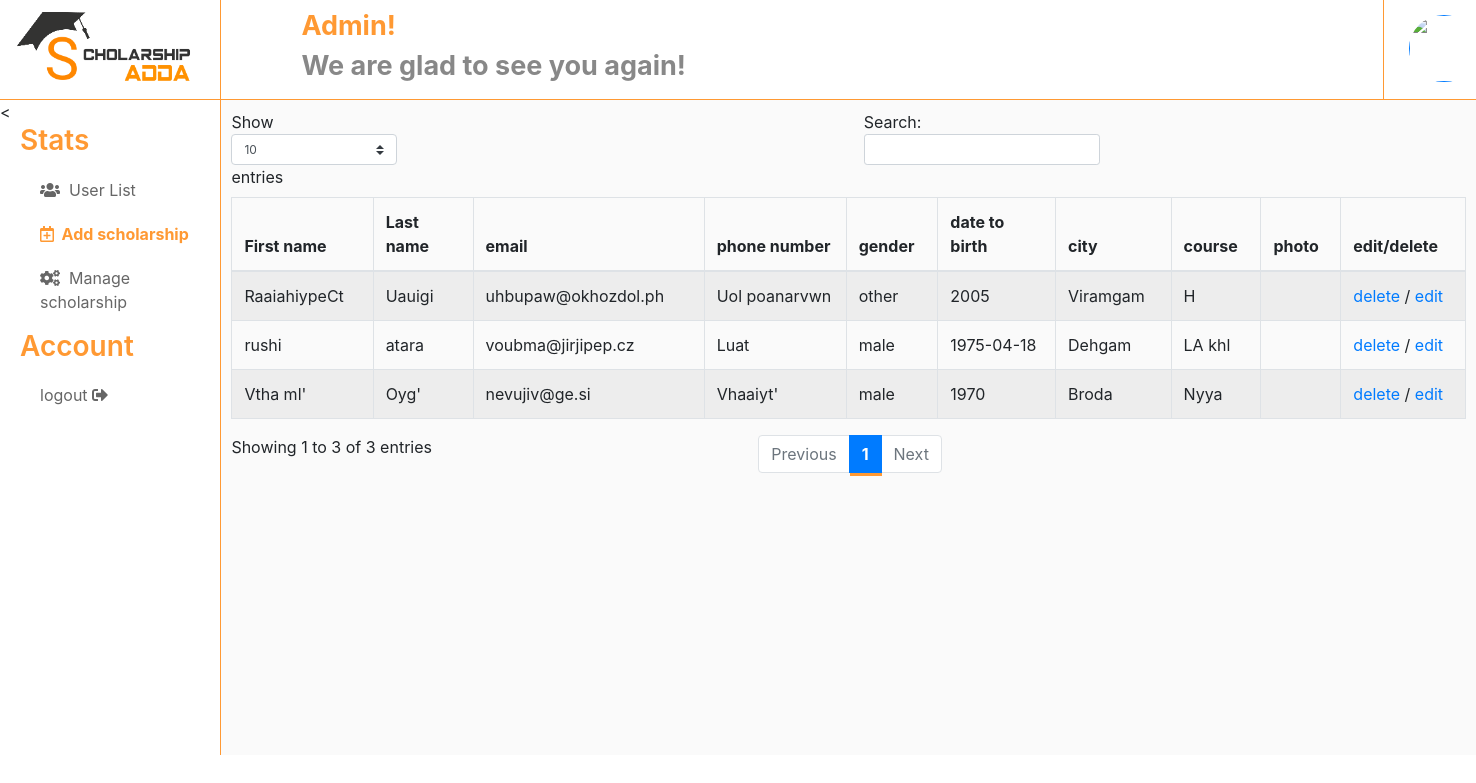
/index.php/admin/userlist, run on the app's committed database.
### tables this page shows
CREATE TABLE `user` (
  `uid` int(30) NOT NULL,
  `fname` varchar(80) NOT NULL,
  `lname` varchar(80) NOT NULL,
  `email` varchar(100) NOT NULL,
  `phone` varchar(100) NOT NULL,
  `gender` varchar(30) NOT NULL,
  `postcode` varchar(50) NOT NULL,
  `dob` varchar(30) NOT NULL,
  `city` varchar(100) NOT NULL,
  `course` varchar(100) NOT NULL,
  `password` varchar(150) NOT NULL,
  `photo` varchar(100) NOT NULL
);

CREATE TABLE `city` (
  `cid` int(30) NOT NULL,
  `cname` varchar(30) NOT NULL
);

### application/controllers/Admin.php (called while the page is built, shortened)
<?php
class Admin extends CI_Controller {
	public function userlist()
	{         $this->load->model('data');
		$result = $this->data->getjoindata1('user','city','city','cid');
		$this->load->view('userlist',$result);
	}
}

### index.php (called while the page is built, shortened)
<?php
require_once BASEPATH.'core/CodeIgniter.php';

### application/models/data.php (called while the page is built, shortened)
<?php
class data extends CI_Model{
public function getjoindata1($table1,$table2,$wherecase1,$wherecase2){
	$this->db->select("*");
$this->db->from($table1);
$this->db->join($table2,$table2 .".".$wherecase2."=".$table1.".".$wherecase1);
$query = $this->db->get();
$qu['listdata']=$query->result();
return $qu;
}
}
?>

### application/views/userlist.php (the view, shortened to what this page needs)
<?php
if (isset($listdata)){
 ?>
<!DOCTYPE html>
<html>
<head>
	<link rel="stylesheet" type="text/css" href="<?php echo base_url('asset/css/style.css') ?>">
<link rel="stylesheet" href="https://pro.fontawesome.com/releases/v5.10.0/css/all.css"/>
<link href="//maxcdn.bootstrapcdn.com/bootstrap/4.1.1/css/bootstrap.min.css" rel="stylesheet" id="bootstrap-css">
</head>
<body>
<div class="adminmain">
<div class="adminpart1">
 <div class="adminnavabar">
    <div class="adminlog">
<img src="<?php echo base_url('asset/img/logo1.jpeg'); ?>" id="lo" >
</div>
<<div class="adminoption">
    <h3>Stats</h3>
    <ul>
    <li><a href="<?php echo base_url('admin/userlist'); ?>"><i class="fas fa-users"></i> &nbsp;User List </a></li>
    <li class="running"><a href="<?php echo base_url('admin/postscholarship'); ?>"> <i class="far fa-calendar-plus"></i> &nbsp;Add scholarship </a></li>
    <li><a href="<?php echo base_url('admin/scholarshiplist'); ?>"><i class="fas fa-cogs"></i>&nbsp; Manage scholarship </a></li>
    </ul>
    <h3>Account</h3>
    <ul>
    <li><a href="<?php echo base_url('home/index'); ?>">logout&nbsp;<i class="fas fa-sign-out-alt"></i></a></li>
</div>
 </div>
</div>
<div class="adminpart2">
  <div class="admin1">
  	<div style="display: flex; width: 1300;">
  	<div class="admin1part1">
 	<h1 class="admintext">Admin!</h1>
 	<h1 class="admintext2"> We are glad to see you again!</h1>
  </div>
  	<div class="admin1part2">
  		<a href=""><img src="img/profile.jpg" class="loginimage"></a>
  	</div>
  </div>
  </div>
  <div class="admin2">
  	<div class="dataofuser" style="padding: 10px;">
  		<table id="example" class="table table-striped table-bordered dt-responsive nowrap" style="width:100%">
        <thead>
            <tr>
                <th>First name</th>
                <th>Last name</th>
                <th>email</th>
                <th>phone number</th>
                <th>gender</th>
                <th>date to birth</th>
                <th>city</th>
                <th>course</th>
                <th>photo</th>
                <th>edit/delete</th>
            </tr>
        </thead>
        <tbody>
            <?php
            foreach ($listdata as $data1 => $data) {
                 ?>
            <tr>
                <td><?php echo($data->fname); ?></td>
                <td><?php echo($data->lname); ?></td>
                <td><?php echo($data->email); ?></td>
                <td><?php echo($data->phone); ?></td>
                <td><?php echo($data->gender); ?></td>
                <td><?php echo($data->dob); ?></td>
                <td><?php echo($data->cname); ?></td>
                <td><?php echo($data->course); ?></td>
                <td><?php echo($data->photo); ?></td>
                <td><a href="<?php  echo base_url('admin/deletedata/').$data->uid.'/user/uid' ?>">delete </a>/<a href="<?php  echo base_url('admin/editdata/').$data->uid.'/user/uid' ?>"> edit</a></td>
            </tr>
          <?php } ?>
        </tbody>
    </table>
  	</div>
</div>
</div>
</body>
</html>
<?php } ?>

### asset/css/style.css (style rules this page uses)
body { padding: 0px; margin: 0px ; font-family: sans-serif; background-color: #f2f2f2; position: relative; }
h1 { font-size: 30px !important; font-weight: 700 !important; }
#lo { margin-top: 5px; }
.adminmain { display: flex; }
.adminpart1 { width: 15%; border-right: 1px solid #ff9933; }
.adminlog { width: 100%; height: 100px; overflow: hidden; border-bottom: 1px solid #ff9933; }
.adminlog img { width: 80%; height: 80px; margin:20px 0px 20px 15px; }
.adminoption a { color: #666 !important; }
.adminoption ul li { list-style: none; margin-top: 20px; }
.adminpart2 { width: 85%; }
.admin1 { width: 100%; height: 100px; border-bottom: 1px solid #ff9933; display: flex; }
.admin2 { background-color: #fafafa; height: 655px; }
.admin1part1 { margin-left: 80px; width: 800px; padding-top: 10px; }
.admin1part1 h1 { font-size: 27px !important; }
.admin1part2 { width: 10%; height: 100px; margin-left: 310px; border-left: 1px solid #ff9933; }
.admin1part2 img { width: 70px; height: 67px; border-radius: 100%; margin-top: 15px; margin-left: 25px; }
.admintext { color: #ff9933; }
.admintext2 { color: #888; }
.running a { color: #ff9933 !important; font-weight: bold; }
.adminoption h3 { color: #ff9933; font-weight: 600; margin-left: 20px; }

### data on the page
user: fname "Vtha ml'", lname "Oyg'", email "nevujiv@ge.si", phone "Vhaaiyt'", gender "male", dob "1970", city.cname "Broda", course "Nyya"
user: fname "RaaiahiypeCt", lname "Uauigi", email "uhbupaw@okhozdol.ph", phone "Uol poanarvwn", gender "other", dob "2005", city.cname "Viramgam", course "H"
user: fname "rushi", lname "atara", email "voubma@jirjipep.cz", phone "Luat", gender "male", dob "1975-04-18", city.cname "Dehgam", course "LA khl"
